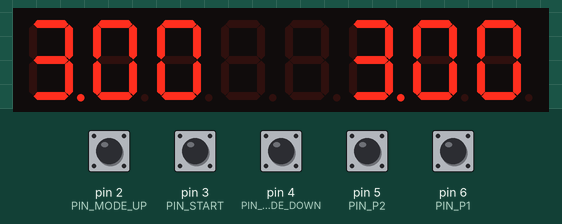
Bench run of a sketch on a simulated Arduino Uno, built with avr-gcc and run on an emulated ATmega328P. On the bench: 8-digit seven-segment display. Wiring (inferred from the names in the program): MAX7219 LED driver: CS pin 10. Inputs (shaded band) come from the test bench; at power-on: pin 2 (PIN_MODE_UP), pin 3 (PIN_START), pin 4 (PIN_MODE_DOWN), pin 5 (PIN_P2), pin 6 (PIN_P1) HIGH.

Above: at 1.2 s.
1.3 s: pin 3 (PIN_START) pulled LOW for 0.15 s
At 3.0 s:
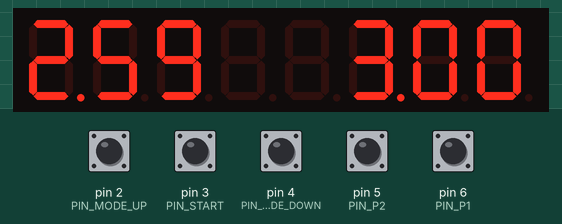
4.4 s: pin 6 (PIN_P1) pulled LOW for 0.15 s
At 6.3 s:
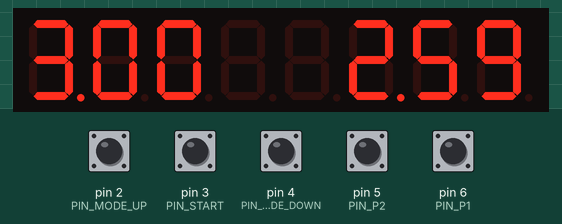
7.5 s: pin 5 (PIN_P2) pulled LOW for 0.15 s
At 10.5 s:
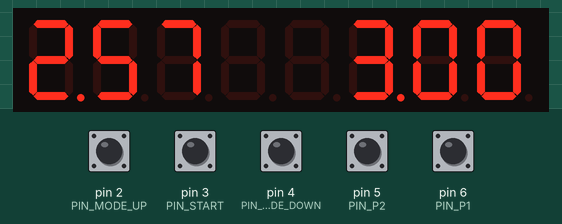
10.6 s: pin 3 (PIN_START) pulled LOW for 1 s
At 12.9 s:
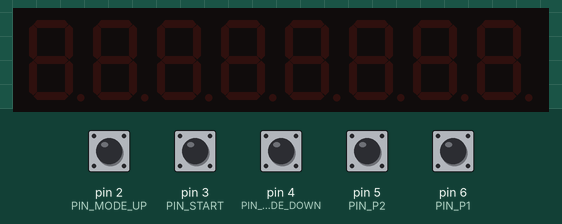
Timing chart, 0 to 13.2 s (numbered marks = the images above; inputs shaded):
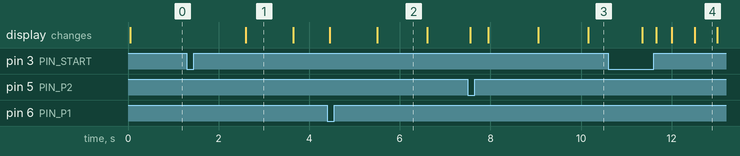

The sketch:

chess_clock.ino
```cpp
// Two-player chess clock on one MAX7219 8-digit display (3 digits per player).
//
// Buttons (each wired between the pin and GND, no resistor needed):
//   Front panel: D2 = Mode up   D3 = Start/Pause   D4 = Mode down
//   Players:     D5 = Player 2   D6 = Player 1
//
// How it works:
//   READY   : Mode up / Mode down step through the presets 3+2, 5+3, 10+5 (wrapping round)
//             (the display shows that preset's starting time). A player button
//             starts the OPPONENT's clock (you just moved). Start begins Player 1's clock.
//   RUNNING : Pressing your own button ends your turn, adds increment, starts opponent's clock.
//             Start pauses.
//   PAUSED  : both times blink. Start resumes.
//   FLAGGED : someone hit zero; their time blinks 00.0.
//   Hold Start for 1.5 s at any time to reset.
//
// Display: Player 1 on the left 3 digits, Player 2 on the right 3 digits, the two middle
// digits always blank. Format "MM.S" (10 min+, S = tens of seconds), "M.SS" (under 10 min),
// "SS.t" (under 1 min). Power-on preset is 3 + 2.
#include <SPI.h>

const uint8_t LOAD_PIN = 10;
const bool REVERSED = false;
const bool UPSIDE_DOWN = false;     // true if the display is mounted rotated 180 degrees
const uint8_t BRIGHTNESS = 4;       // 0-15

// Swap PIN_MODE_UP and PIN_MODE_DOWN if the front buttons step the wrong way.
const uint8_t PIN_MODE_UP = 2, PIN_START = 3, PIN_MODE_DOWN = 4, PIN_P2 = 5, PIN_P1 = 6;
const uint16_t DEBOUNCE_MS = 25;
const uint16_t RESET_HOLD_MS = 1500;

struct Preset { uint32_t timeMs; uint32_t incMs; };
const Preset PRESETS[] = {
  {180000UL, 2000},   // 3 + 2 (default at power-on)
  {300000UL, 3000},   // 5 + 3
  {600000UL, 5000},   // 10 + 5
};
const uint8_t NUM_PRESETS = sizeof(PRESETS) / sizeof(PRESETS[0]);

// ---------- MAX7219 ----------
void send(uint8_t reg, uint8_t val) {
  digitalWrite(LOAD_PIN, LOW);
  SPI.transfer(reg);
  SPI.transfer(val);
  digitalWrite(LOAD_PIN, HIGH);
}
// No-decode mode: we draw segments ourselves so the digits can be turned upside down.
// Bits: DP A B C D E F G = 0x80 ... 0x01. Values 0-9 are digits, 0x0A is '-', 0x0F is blank.
const uint8_t FONT[16] = {0x7E, 0x30, 0x6D, 0x79, 0x33, 0x5B, 0x5F, 0x70, 0x7F, 0x7B,
                          0x01, 0, 0, 0, 0, 0x00};
uint8_t rot180(uint8_t s) {                       // swap A<->D, B<->E, C<->F; G stays
  uint8_t r = s & 0x01;
  if (s & 0x40) r |= 0x08;
  if (s & 0x08) r |= 0x40;
  if (s & 0x20) r |= 0x04;
  if (s & 0x04) r |= 0x20;
  if (s & 0x10) r |= 0x02;
  if (s & 0x02) r |= 0x10;
  return r;
}
// The frame is built in VISUAL positions, 0 = leftmost digit as you look at the clock.
// The 8 digits are split 3 + 1 + 1 + 3: Player 1 uses 0-2, Player 2 uses 5-7,
// and the inner digit on each side (3 and 4) is always blank.
const uint8_t NUM_DIGITS = 8;
const uint8_t SIDE_START[2] = {0, 5};
uint8_t frameVal[NUM_DIGITS];   // FONT index per digit
bool sepAfter[NUM_DIGITS];      // separator dot between digit i and digit i+1

void clearFrame() {
  for (uint8_t i = 0; i < NUM_DIGITS; i++) { frameVal[i] = 0x0F; sepAfter[i] = false; }
}
void flushFrame() {
  // On this module, register 1 is the rightmost digit when upright, so it is the leftmost
  // digit when the module is mounted upside down.
  bool leftIsReg1 = (UPSIDE_DOWN != REVERSED);
  for (uint8_t v = 0; v < NUM_DIGITS; v++) {
    uint8_t seg = FONT[frameVal[v] & 0x0F];
    bool dot;
    if (UPSIDE_DOWN) {
      seg = rot180(seg);
      dot = (v > 0) && sepAfter[v - 1];   // dot is now top-left of a digit, so it shows
    } else {                              // the gap BEFORE that digit
      dot = sepAfter[v];                  // dot is bottom-right: the gap AFTER the digit
    }
    send(leftIsReg1 ? (v + 1) : (NUM_DIGITS - v), seg | (dot ? 0x80 : 0));
  }
}

// ---------- Buttons ----------
struct Button {
  uint8_t pin;
  bool stable = HIGH, lastRead = HIGH;
  uint32_t changedAt = 0, pressedAt = 0;
  bool pressed = false, released = false;
  Button(uint8_t p) : pin(p) {}
  void update(uint32_t now) {
    bool r = digitalRead(pin);
    pressed = released = false;
    if (r != lastRead) { lastRead = r; changedAt = now; }
    if (now - changedAt >= DEBOUNCE_MS && r != stable) {
      stable = r;
      if (stable == LOW) { pressed = true; pressedAt = now; } else released = true;
    }
  }
  bool down() const { return stable == LOW; }
};
Button bP1(PIN_P1), bP2(PIN_P2), bStart(PIN_START), bModeUp(PIN_MODE_UP), bModeDown(PIN_MODE_DOWN);

// ---------- Clock state ----------
enum State { READY, RUNNING, PAUSED, FLAGGED };
State state = READY;
uint8_t presetIdx = 0;
uint32_t remaining[2];
uint32_t incMs;
uint8_t active = 0;            // whose clock is (or was last) running
uint32_t lastTick = 0;
bool resetFired = false;

void resetClock() {
  remaining[0] = remaining[1] = PRESETS[presetIdx].timeMs;
  incMs = PRESETS[presetIdx].incMs;
  active = 0;
  state = READY;
}

// ---------- Display ----------
// Draws one player's time in their 3 digits:
//   10 minutes or more : "MM.S" (S = tens of seconds)
//   1 to 10 minutes    : "M.SS"
//   under 1 minute     : "SS.t" (tenths)
void drawTime(uint8_t side, uint32_t ms) {
  uint8_t b = SIDE_START[side];
  if (ms >= 60000UL) {
    uint16_t secs = (ms + 999) / 1000;           // round up so 5:00 shows for a full second
    uint8_t mm = secs / 60, ss = secs % 60;
    if (mm >= 10) {                              // "MM.S": S is tens of seconds, so 14:37 = 14.3
      frameVal[b] = mm / 10; frameVal[b + 1] = mm % 10; sepAfter[b + 1] = true;
      frameVal[b + 2] = ss / 10;
    } else {
      frameVal[b] = mm; sepAfter[b] = true;
      frameVal[b + 1] = ss / 10; frameVal[b + 2] = ss % 10;
    }
  } else {
    uint8_t s = ms / 1000, t = (ms % 1000) / 100;
    frameVal[b] = s / 10; frameVal[b + 1] = s % 10; sepAfter[b + 1] = true;
    frameVal[b + 2] = t;
  }
}

void updateDisplay(uint32_t now) {
  clearFrame();
  bool blinkOff = (state == PAUSED && (now / 500) % 2) ||
                  (state == FLAGGED && (now / 250) % 2);
  for (uint8_t side = 0; side < 2; side++) {
    // Paused: both sides blink. Flagged: only the player who ran out blinks.
    bool hide = blinkOff && (state == PAUSED || side == active);
    if (!hide) drawTime(side, remaining[side]);
  }
  flushFrame();
}

// ---------- Main ----------
void setup() {
  pinMode(LOAD_PIN, OUTPUT);
  digitalWrite(LOAD_PIN, HIGH);
  pinMode(PIN_P1, INPUT_PULLUP); pinMode(PIN_P2, INPUT_PULLUP);
  pinMode(PIN_START, INPUT_PULLUP);
  pinMode(PIN_MODE_UP, INPUT_PULLUP); pinMode(PIN_MODE_DOWN, INPUT_PULLUP);
  SPI.begin();
  SPI.beginTransaction(SPISettings(1000000, MSBFIRST, SPI_MODE0));
  send(0x0F, 0x00); send(0x0C, 0x01); send(0x0B, 0x07);   // scan all 8 digits
  send(0x09, 0x00); send(0x0A, BRIGHTNESS);   // no-decode mode (see FONT)
  resetClock();
  lastTick = millis();
}

void loop() {
  uint32_t now = millis();
  bP1.update(now); bP2.update(now); bStart.update(now);
  bModeUp.update(now); bModeDown.update(now);

  // Count down the running player's clock.
  uint32_t dt = now - lastTick;
  lastTick = now;
  if (state == RUNNING) {
    if (dt >= remaining[active]) { remaining[active] = 0; state = FLAGGED; }
    else remaining[active] -= dt;
  }

  // Player buttons.
  for (uint8_t p = 0; p < 2; p++) {
    Button &b = (p == 0) ? bP1 : bP2;
    if (!b.pressed) continue;
    if (state == READY) { active = 1 - p; state = RUNNING; }
    else if (state == RUNNING && p == active) {
      remaining[p] += incMs;
      active = 1 - p;
    }
  }

  // Start/Pause: short press toggles, long hold resets.
  if (bStart.pressed) resetFired = false;
  if (bStart.down() && !resetFired && now - bStart.pressedAt >= RESET_HOLD_MS) {
    resetClock(); resetFired = true;
  }
  if (bStart.released && !resetFired) {
    if (state == READY) { active = 0; state = RUNNING; }
    else if (state == RUNNING) state = PAUSED;
    else if (state == PAUSED) state = RUNNING;
  }

  // Mode up / down: step through presets while READY, wrapping round at either end.
  if (state == READY && (bModeUp.pressed || bModeDown.pressed)) {
    if (bModeUp.pressed) presetIdx = (presetIdx + 1) % NUM_PRESETS;
    else presetIdx = (presetIdx + NUM_PRESETS - 1) % NUM_PRESETS;
    resetClock();
  }

  static uint32_t lastDraw = 0;
  if (now - lastDraw >= 50) { lastDraw = now; updateDisplay(now); }
}
```

Measured:
- after the input at 1.3 s, the display: changes after 1.3 s (image 1)
- what the display in image 4 shows lasts 0.5 s, from 12.5 s to 13.0 s
